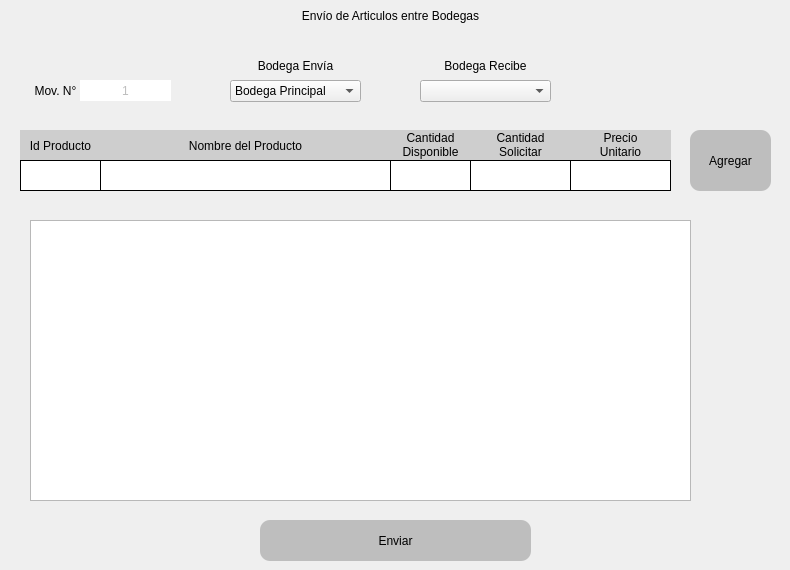
          <widget class="QWidget" name="page_envio_bodega">
           <widget class="QLabel" name="label_6">
            <property name="geometry">
             <rect>
              <x>230</x>
              <y>50</y>
              <width>131</width>
              <height>31</height>
             </rect>
            </property>
            <property name="text">
             <string>Bodega Envía</string>
            </property>
            <property name="alignment">
             <set>Qt::AlignCenter</set>
            </property>
           </widget>
           <widget class="QLabel" name="label_8">
            <property name="geometry">
             <rect>
              <x>20</x>
              <y>130</y>
              <width>81</width>
              <height>31</height>
             </rect>
            </property>
            <property name="styleSheet">
             <string notr="true">font: 75 10pt &quot;MS Shell Dlg 2&quot;;
background-color: rgb(206, 206, 206);</string>
            </property>
            <property name="text">
             <string>Id Producto</string>
            </property>
            <property name="alignment">
             <set>Qt::AlignCenter</set>
            </property>
           </widget>
           <widget class="QComboBox" name="comboBox_bod_envia">
            <property name="geometry">
             <rect>
              <x>230</x>
              <y>80</y>
              <width>131</width>
              <height>22</height>
             </rect>
            </property>
            <item>
             <property name="text">
              <string>Bodega Principal</string>
             </property>
            </item>
           </widget>
           <widget class="QLabel" name="label_7">
            <property name="geometry">
             <rect>
              <x>420</x>
              <y>50</y>
              <width>131</width>
              <height>31</height>
             </rect>
            </property>
            <property name="text">
             <string>Bodega Recibe</string>
            </property>
            <property name="alignment">
             <set>Qt::AlignCenter</set>
            </property>
           </widget>
           <widget class="QComboBox" name="comboBox__bod_recibe">
            <property name="geometry">
             <rect>
              <x>420</x>
              <y>80</y>
              <width>131</width>
              <height>22</height>
             </rect>
            </property>
            <item>
             <property name="text">
              <string/>
             </property>
            </item>
            <item>
             <property name="text">
              <string>Bodega Principal</string>
             </property>
            </item>
            <item>
             <property name="text">
              <string>Bodega 1</string>
             </property>
            </item>
            <item>
             <property name="text">
              <string>Bodega 2</string>
             </property>
            </item>
            <item>
             <property name="text">
              <string>Bodega 3</string>
             </property>
            </item>
           </widget>
           <widget class="QLabel" name="label_11">
            <property name="geometry">
             <rect>
              <x>0</x>
              <y>0</y>
              <width>781</width>
              <height>31</height>
             </rect>
            </property>
            <property name="styleSheet">
             <string notr="true">font: 75 14pt &quot;MS Shell Dlg 2&quot;;</string>
            </property>
            <property name="text">
             <string>Envío de Articulos entre Bodegas</string>
            </property>
            <property name="alignment">
             <set>Qt::AlignCenter</set>
            </property>
           </widget>
           <widget class="QLabel" name="label_9">
            <property name="geometry">
             <rect>
              <x>100</x>
              <y>130</y>
              <width>291</width>
              <height>31</height>
             </rect>
            </property>
            <property name="styleSheet">
             <string notr="true">font: 75 10pt &quot;MS Shell Dlg 2&quot;;
background-color: rgb(206, 206, 206);
gridline-color: rgb(0, 0, 0);</string>
            </property>
            <property name="text">
             <string>Nombre del Producto</string>
            </property>
            <property name="alignment">
             <set>Qt::AlignCenter</set>
            </property>
           </widget>
           <widget class="QLabel" name="label_12">
            <property name="geometry">
             <rect>
              <x>390</x>
              <y>130</y>
              <width>81</width>
              <height>31</height>
             </rect>
            </property>
            <property name="styleSheet">
             <string notr="true">font: 75 10pt &quot;MS Shell Dlg 2&quot;;
background-color: rgb(206, 206, 206);</string>
            </property>
            <property name="text">
             <string>&lt;html&gt;&lt;head/&gt;&lt;body&gt;&lt;p&gt;Cantidad&lt;br&gt; Disponible&lt;/p&gt;&lt;/body&gt;&lt;/html&gt;</string>
            </property>
            <property name="alignment">
             <set>Qt::AlignCenter</set>
            </property>
           </widget>
           <widget class="QLabel" name="label_13">
            <property name="geometry">
             <rect>
              <x>470</x>
              <y>130</y>
              <width>101</width>
              <height>31</height>
             </rect>
            </property>
            <property name="styleSheet">
             <string notr="true">font: 75 10pt &quot;MS Shell Dlg 2&quot;;
background-color: rgb(206, 206, 206);</string>
            </property>
            <property name="text">
             <string>&lt;html&gt;&lt;head/&gt;&lt;body&gt;&lt;p&gt;Cantidad&lt;br&gt; Solicitar&lt;/p&gt;&lt;/body&gt;&lt;/html&gt;</string>
            </property>
            <property name="textFormat">
             <enum>Qt::AutoText</enum>
            </property>
            <property name="scaledContents">
             <bool>false</bool>
            </property>
            <property name="alignment">
             <set>Qt::AlignCenter</set>
            </property>
            <property name="wordWrap">
             <bool>true</bool>
            </property>
           </widget>
           <widget class="QLabel" name="label_17">
            <property name="geometry">
             <rect>
              <x>570</x>
              <y>130</y>
              <width>101</width>
              <height>31</height>
             </rect>
            </property>
            <property name="styleSheet">
             <string notr="true">font: 75 10pt &quot;MS Shell Dlg 2&quot;;
background-color: rgb(206, 206, 206);</string>
            </property>
            <property name="text">
             <string>&lt;html&gt;&lt;head/&gt;&lt;body&gt;&lt;p&gt;Precio&lt;br&gt; Unitario&lt;/p&gt;&lt;/body&gt;&lt;/html&gt;</string>
            </property>
            <property name="textFormat">
             <enum>Qt::AutoText</enum>
            </property>
            <property name="scaledContents">
             <bool>false</bool>
            </property>
            <property name="alignment">
             <set>Qt::AlignCenter</set>
            </property>
            <property name="wordWrap">
             <bool>true</bool>
            </property>
           </widget>
           <widget class="QLineEdit" name="id_prod_envio">
            <property name="geometry">
             <rect>
              <x>20</x>
              <y>160</y>
              <width>81</width>
              <height>31</height>
             </rect>
            </property>
            <property name="styleSheet">
             <string notr="true">border: 1px solid black;</string>
            </property>
            <property name="alignment">
             <set>Qt::AlignCenter</set>
            </property>
           </widget>
           <widget class="QLineEdit" name="nombre_producto_envio">
            <property name="enabled">
             <bool>false</bool>
            </property>
            <property name="geometry">
             <rect>
              <x>100</x>
              <y>160</y>
              <width>291</width>
              <height>31</height>
             </rect>
            </property>
            <property name="styleSheet">
             <string notr="true">border: 1px solid black;</string>
            </property>
            <property name="alignment">
             <set>Qt::AlignLeading|Qt::AlignLeft|Qt::AlignVCenter</set>
            </property>
           </widget>
           <widget class="QLineEdit" name="cantidad_disponible">
            <property name="enabled">
             <bool>false</bool>
            </property>
            <property name="geometry">
             <rect>
              <x>390</x>
              <y>160</y>
              <width>81</width>
              <height>31</height>
             </rect>
            </property>
            <property name="styleSheet">
             <string notr="true">border: 1px solid black;</string>
            </property>
            <property name="alignment">
             <set>Qt::AlignCenter</set>
            </property>
           </widget>
           <widget class="QLineEdit" name="cantidad_producto_envio">
            <property name="geometry">
             <rect>
              <x>470</x>
              <y>160</y>
              <width>101</width>
              <height>31</height>
             </rect>
            </property>
            <property name="styleSheet">
             <string notr="true">border: 1px solid black;</string>
            </property>
            <property name="alignment">
             <set>Qt::AlignCenter</set>
            </property>
           </widget>
           <widget class="QLineEdit" name="precio_unitario_envio">
            <property name="enabled">
             <bool>false</bool>
            </property>
            <property name="geometry">
             <rect>
              <x>570</x>
              <y>160</y>
              <width>101</width>
              <height>31</height>
             </rect>
            </property>
            <property name="styleSheet">
             <string notr="true">border: 1px solid black;</string>
            </property>
            <property name="alignment">
             <set>Qt::AlignCenter</set>
            </property>
           </widget>
           <widget class="QPushButton" name="pushButton_enviar">
            <property name="geometry">
             <rect>
              <x>690</x>
              <y>130</y>
              <width>81</width>
              <height>61</height>
             </rect>
            </property>
            <property name="styleSheet">
             <string notr="true">QPushButton{
	
	border-radius:10px;
	background-color: rgb(190, 190, 190);

}

QPushButton:hover {      
	color: rgb(0, 170, 255);
	background-color: rgb(0, 0, 0);
    font: 75 10pt &quot;MS Shell Dlg 2&quot;;    
}</string>
            </property>
            <property name="text">
             <string>Agregar</string>
            </property>
           </widget>
           <widget class="QPushButton" name="btnEnviarBodegas">
            <property name="geometry">
             <rect>
              <x>260</x>
              <y>520</y>
              <width>271</width>
              <height>41</height>
             </rect>
            </property>
            <property name="styleSheet">
             <string notr="true">QPushButton{
	
	border-radius:10px;
	background-color: rgb(190, 190, 190);

}

QPushButton:hover {      
	color: rgb(0, 170, 255);
	background-color: rgb(0, 0, 0);
    font: 75 10pt &quot;MS Shell Dlg 2&quot;;    
}</string>
            </property>
            <property name="text">
             <string>Enviar</string>
            </property>
           </widget>
           <widget class="QLabel" name="label_15">
            <property name="geometry">
             <rect>
              <x>20</x>
              <y>80</y>
              <width>71</width>
              <height>21</height>
             </rect>
            </property>
            <property name="text">
             <string>Mov. N°</string>
            </property>
            <property name="alignment">
             <set>Qt::AlignCenter</set>
            </property>
           </widget>
           <widget class="QLabel" name="label_19">
            <property name="enabled">
             <bool>false</bool>
            </property>
            <property name="geometry">
             <rect>
              <x>80</x>
              <y>80</y>
              <width>91</width>
              <height>21</height>
             </rect>
            </property>
            <property name="styleSheet">
             <string notr="true">background-color: rgb(255, 255, 255);</string>
            </property>
            <property name="text">
             <string>1</string>
            </property>
            <property name="alignment">
             <set>Qt::AlignCenter</set>
            </property>
           </widget>
           <widget class="QListView" name="listaEnvio">
            <property name="geometry">
             <rect>
              <x>30</x>
              <y>220</y>
              <width>661</width>
              <height>281</height>
             </rect>
            </property>
            <property name="editTriggers">
             <set>QAbstractItemView::NoEditTriggers</set>
            </property>
           </widget>
          </widget>
